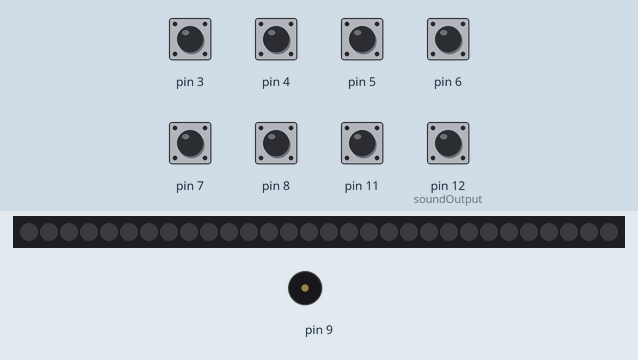
Simulated run of this sketch. Board: Arduino Uno, built with avr-gcc and run on an emulated ATmega328P. Parts: 30 RGB LEDs in strip order, left to right, buzzer (waves = sounding). The test bench sets the inputs (shaded band); at power-on: pin 3–8, pin 11, pin 12 (soundOutput) HIGH. Dim RGB values are drawn brighter than linear; what the sketch prints to the serial monitor is not drawn.

Above: at 1.2 s.
1.3 s: pin 3 pulled LOW for 0.15 s
At 2.6 s:
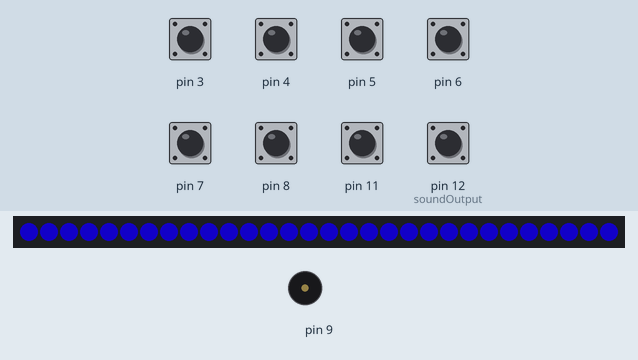
2.9 s: pin 4 pulled LOW for 0.15 s
At 4.0 s:
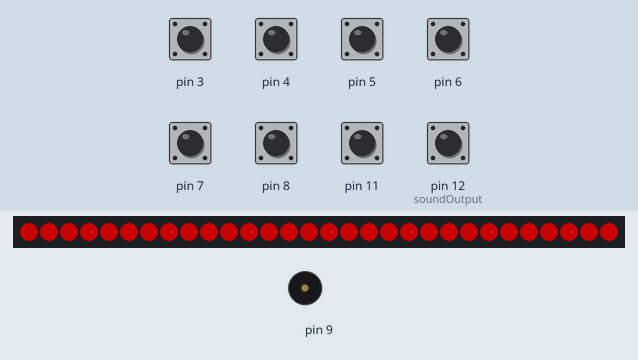
4.5 s: pin 5 pulled LOW for 0.15 s
At 5.3 s:
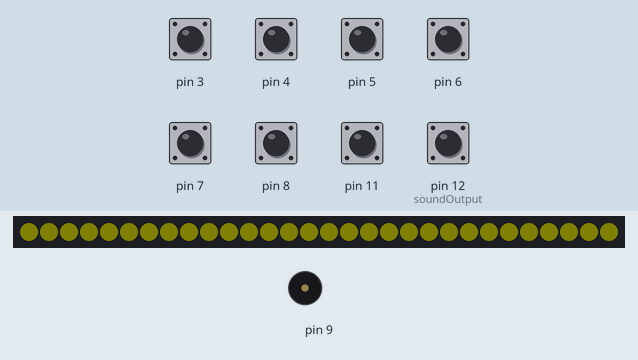
6.1 s: pin 6 pulled LOW for 0.15 s
At 6.7 s:
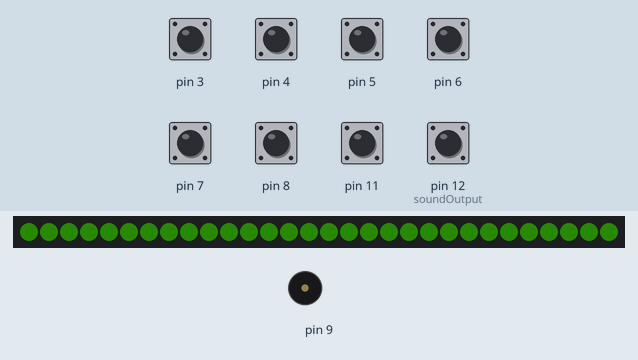
7.7 s: pin 7 pulled LOW for 0.15 s
At 7.81 s:
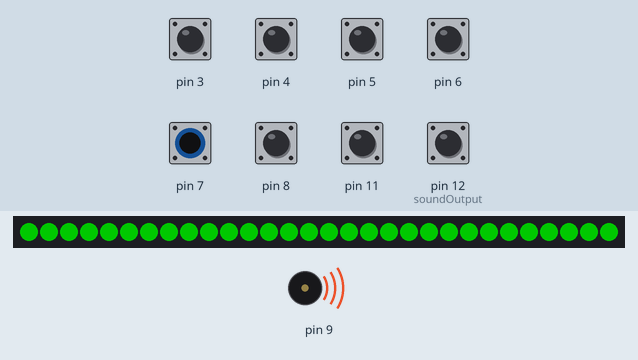
9.3 s: pin 8 pulled LOW for 0.15 s
At 9.9 s:
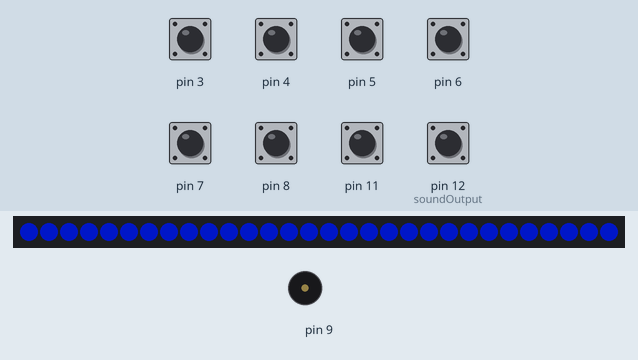
Timing chart, 0 to 11.9 s (numbered marks = the images above; inputs shaded):
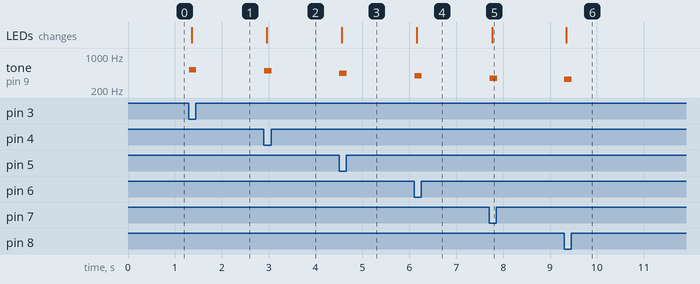

The sketch:

CapSensePiano.ino
```cpp
/*
  R2-Key2 Piano by Team 'Duino from GWCintuit Class of 2014
 When user touches one of the paper keys, the speaker plays the corresponding tone as the LED strip lights up with the corresponding color.
 All visualization code is done using Processing.

 Project modified from the "Capacitive-Touch Arduino Keyboard Piano" originally posted on Instructables.com
 Version Aug 1, 2014
 */

/*
  Capacitive-Touch Arduino Keyboard Piano

 Plays piano tones through a speaker when the user taps touch-sensitive piano "keys"

 Created  18 May 2013
 Modified 23 May 2013
 by Tyler Crumpton and Nicholas Jones

 This code is released to the public domain. For information about the circuit,
 visit the Instructable tutorial at http://www.instructables.com/id/Capacitive-Touch-Arduino-Keyboard-Piano/
 */

#include <CapacitiveSensor.h>
#include "pitches.h"
#include <toneAC.h>
#include <Adafruit_NeoPixel.h>


#define COMMON_PIN      2    // The common 'send' pin for all keys
#define soundOutput     12   //A4   // The output pin for the piezo buzzer
#define NUM_OF_SAMPLES  10   // Higher number whens more delay but more consistent readings
#define CAP_THRESHOLD   25   // Capactive reading that triggers a note (adjust to fit your needs)
#define NUM_OF_KEYS     8    // Number of keys that are on the keyboard

int portTouching; //recording what key is touched, used for stopping sound output

//for led strip
#define stripPIN 13
#define numPixels
Adafruit_NeoPixel strip = Adafruit_NeoPixel(30, stripPIN, NEO_GRB + NEO_KHZ800);
uint32_t color; //for changing color depending on input

// This macro creates a capacitance "key" sensor object for each key on the piano keyboard:
#define CS(Y) CapacitiveSensor(2, Y)

// Each key corresponds to a note, which are defined here. Uncomment the scale that you want to use:
int notes[]={
  NOTE_C5,NOTE_B4,NOTE_A4,NOTE_G4,NOTE_F4,NOTE_E4,NOTE_D4,NOTE_C4}; // C-Major scale
//int notes[]={NOTE_A4,NOTE_B4,NOTE_C5,NOTE_D5,NOTE_E5,NOTE_F5,NOTE_G5,NOTE_A5}; // A-Minor scale
//int notes[]={NOTE_C4,NOTE_DS4,NOTE_F4,NOTE_FS4,NOTE_G4,NOTE_AS4,NOTE_C5,NOTE_DS5}; // C Blues scale

// Defines the pins that the keys are connected to:
CapacitiveSensor keys[] = {
  CS(3), CS(4), CS(5), CS(6), CS(7), CS(8), CS(11), CS(12)};


//---------------------------------------------------------------

void setup() {
  Serial.begin(9600);
  // Turn off autocalibrate on all channels:
  for(int i=0; i<8; ++i) {
    keys[i].set_CS_AutocaL_Millis(0xFFFFFFFF);
  }
  // Set the speaker as an output:
  pinMode(soundOutput, OUTPUT);

  //led strip
  strip.begin();
  strip.show(); // Initialize all pixels to 'off'
  //strip.setBrightness(100);
}

void loop() {
  int counter = 0;

  // Loop through each key:
  for (int i = 0; i < 8; ++i) {
    // If the capacitance reading is greater than the threshold, play a note:

    if(keys[i].capacitiveSensor(NUM_OF_SAMPLES) > CAP_THRESHOLD) {
      counter++;

      //when two keys are being pressed at the same time, only play the note of the first key
      if (counter == 1)
      {
        //tone(soundOutput, notes[i]); // Plays the note corresponding to the key pressed
        toneAC(notes[i], 10);
        portTouching = i;
        Serial.write(i+1); //transfer data to Processing

        //for light show
        //setting color depending on what key being touched
        if (i == 7)
        {
          color = strip.Color(8, 0, 255); //purple
        }
        else if (i == 6)
        {
          color = strip.Color(0, 0, 255); //blue
        }
        else if (i == 5)
        {
          color = strip.Color(0, 30, 255); //blue-green
        }
        else if (i == 4)
        {
          color = strip.Color(0, 255, 0); //green
        }
        else if (i == 3)
        {
          color = strip.Color(10, 30, 0); //yellow
        }
        else if (i == 2)
        {
          color = strip.Color(15, 15, 0); //orange
        }
        else if (i == 1)
        {
          color = strip.Color(255, 0, 0); //red
        }
        else if (i == 0)
        {
          color = strip.Color(25, 0, 255); //pink
        }

        //turing on each pixel (30 total)
        for (int j = 0; j<30; j++)
        {
          strip.setPixelColor(j, color);
          strip.setBrightness(100);
          strip.show();
        }

      }

    }
    else if (keys[portTouching].capacitiveSensor(NUM_OF_SAMPLES) <= CAP_THRESHOLD) {
      //noTone(soundOutput);
      noToneAC();
    }
  }
}
```

Measured:
- after the input at 1.3 s, tone on pin 9: silent → 523 Hz at once, → silent 0.16 s later; the LEDs: change after 0.06 s (image 1)
- after the input at 2.9 s, tone on pin 9: silent → 494 Hz at once, → silent 0.16 s later; the LEDs: change after 0.06 s (image 2)
- after the input at 4.5 s, tone on pin 9: silent → 440 Hz at once, → silent 0.16 s later; the LEDs: change after 0.06 s (image 3)
- after the input at 6.1 s, tone on pin 9: silent → 392 Hz at once, → silent 0.16 s later; the LEDs: change after 0.06 s (image 4)
- after the input at 7.7 s, tone on pin 9: silent → 349 Hz at once, → silent 0.16 s later; the LEDs: change after 0.06 s (image 5)
- after the input at 9.3 s, tone on pin 9: silent → 330 Hz at once, → silent 0.16 s later; the LEDs: change after 0.05 s (image 6)
